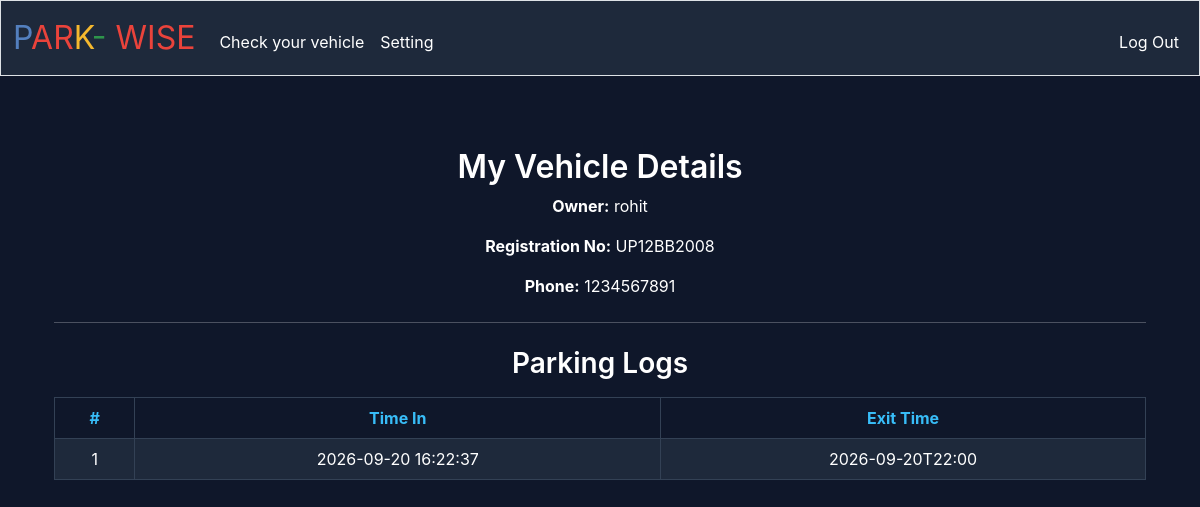
Page /cyv (signed in) on the committed database.
### tables this page shows
CREATE TABLE "visitor_ids" (
    id INTEGER PRIMARY KEY AUTOINCREMENT,
    username TEXT NOT NULL,
    hash TEXT NOT NULL,
    regno TEXT NOT NULL UNIQUE,
    phone TEXT NOT NULL UNIQUE
);

CREATE TABLE visitor_log (
    id INTEGER PRIMARY KEY AUTOINCREMENT,
    regisitration_no TEXT NOT NULL,
    timein TIMESTAMP DEFAULT CURRENT_TIMESTAMP,
    etime TEXT,
    visitor_id INTEGER,
    FOREIGN KEY (visitor_id) REFERENCES visitor_ids(id)
);

### app.py (the view)
@app.route("/cyv", methods=["GET"])
@login_required
def myvehicle():
    ir = session["user_id"]
    user = db.execute(
        "SELECT username, regno, phone FROM visitor_ids WHERE id = ?", ir)
    if not user:
        return apology("Visitor account not found", 404)
    visitor_info = user[0]
    logs = db.execute(
        "SELECT * FROM visitor_log WHERE visitor_id = ? ORDER BY timein DESC", ir
    )
    return render_template("checkmyvehicle.html", info=visitor_info, logs=logs)

### app.py (called while the page is built)
@app.before_request
def auto_uppercase_regno():
    if request.method == "POST" and "regno" in request.form:
        request.form = request.form.copy()
        request.form["regno"] = request.form["regno"].strip().upper()

@app.after_request
def after_request(response):
    response.headers["Cache-Control"] = "no-cache, no-store, must-revalidate"
    response.headers["Expires"] = 0
    response.headers["Pragma"] = "no-cache"
    return response

### helper.py (called while the page is built)
def login_required(f):
    @wraps(f)
    def decorated_function(*args, **kwargs):
        if session.get("user_id") is None:
            return redirect("/login")
        return f(*args, **kwargs)
    return decorated_function

### templates/checkmyvehicle.html (shortened to what this page needs)
{% extends "layout_visitor.html" %}
{% block main %}
    <div class="container py-4 text-center">
        <h2>My Vehicle Details</h2>
        <p><strong>Owner:</strong> {{ info.username }}</p>
        <p><strong>Registration No:</strong> <span class="text-uppercase">{{ info.regno }}</span></p>
        <p><strong>Phone:</strong> {{ info.phone }}</p>
        <hr class="my-4">
        <h3>Parking Logs</h3>
        {% if logs %}
            <table class="table table-bordered mt-3">
                <thead>
                    <tr>
                        <th>#</th>
                        <th>Time In</th>
                        <th>Exit Time</th>
                    </tr>
                </thead>
                <tbody>
                    {% for log in logs %}
                        <tr>
                            <td>{{ loop.index }}</td>
                            <td>{{ log.timein }}</td>
                            <td>{{ log.etime }}</td>
                        </tr>
                    {% endfor %}
                </tbody>
            </table>
        {% else %}
            <p class="text-muted">No parking records found.</p>
        {% endif %}
    </div>
{% endblock %}

### static/styles.css (style rules this page uses)
body { font-family: -apple-system, BlinkMacSystemFont, "Segoe UI", Roboto, Helvetica, Arial, sans-serif; background-color: #0f172a; color: #ffffff !important; min-height: 100vh; display: flex; flex-direction: column; }
h1, h2, h3, h4, h5, h6 { color: #ffffff !important; font-weight: 600; }
.table { color: #ffffff !important; background-color: #1e293b !important; border-color: #334155 !important; }
.table th, .table td { color: #ffffff !important; background-color: #1e293b !important; border-color: #334155 !important; }
.table thead th, .table-dark th { background-color: #0f172a !important; color: #38bdf8 !important; }

### rows in the picture
visitor_ids: username "rohit", regno "UP12BB2008", phone "1234567891"
visitor_log: timein "2026-09-20 16:22:37", etime "2026-09-20T22:00"
